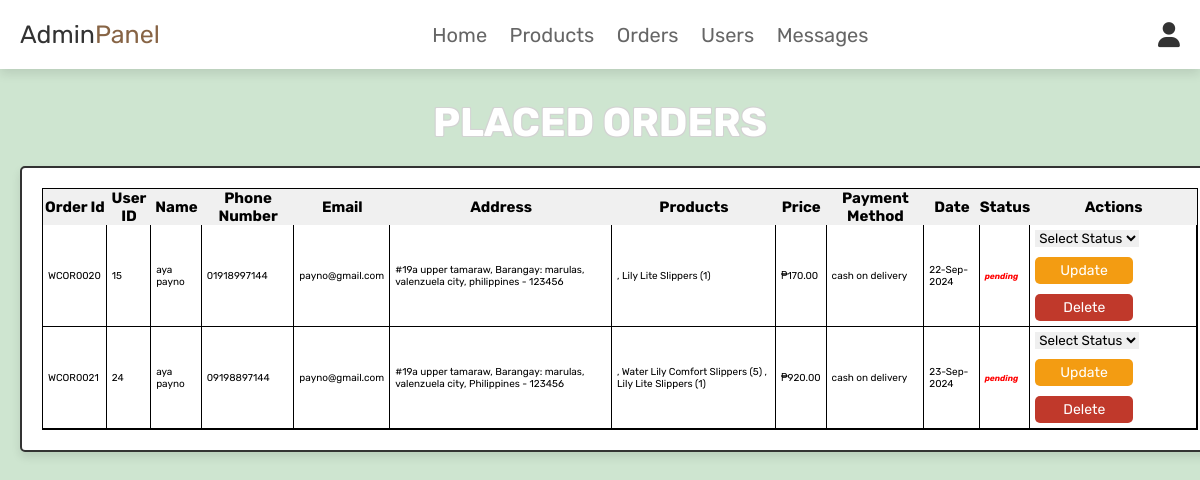
The app's page /admin_orders.php (signed in) with its own data.
### tables this page shows
CREATE TABLE IF NOT EXISTS `orders` (
  `id` int NOT NULL AUTO_INCREMENT,
  `user_id` int NOT NULL,
  `name` varchar(100) NOT NULL,
  `number` varchar(12) NOT NULL,
  `email` varchar(100) NOT NULL,
  `method` varchar(50) NOT NULL,
  `address` varchar(500) NOT NULL,
  `total_products` varchar(1000) NOT NULL,
  `total_price` int NOT NULL,
  `placed_on` varchar(50) NOT NULL,
  `payment_status` varchar(20) NOT NULL DEFAULT 'pending',
  PRIMARY KEY (`id`)
);

### admin_orders.php (the view, shortened to what this page needs)
<?php
@include 'config.php';
?>
<!DOCTYPE html>
<html lang="en">
<head>
   <link rel="stylesheet" href="https://cdnjs.cloudflare.com/ajax/libs/font-awesome/6.0.0/css/all.min.css">
   <link rel="stylesheet" href="https://cdn.datatables.net/2.1.8/css/dataTables.dataTables.css" />
   <link rel="stylesheet" href="css/admin_style.css">
</head>
<body>
<?php @include 'admin_header.php'; ?>
<section class="dashboard">
   <h3 class="title">Placed Orders</h3>
   <div class="box-container" style="width: 500%;">
      <div class="box">
         <table id="adminTable">
            <thead>
               <tr style="background: #f0f0f0;">
                  <td><h1>Order Id</h1></td>
                  <td><h1>User ID</h1></td>
                  <td><h1>Name</h1></td>
                  <td><h1>Phone Number</h1></td>
                  <td><h1>Email</h1></td>
                  <td><h1>Address</h1></td>
                  <td><h1>Products</h1></td>
                  <td><h1>Price</h1></td>
                  <td><h1>Payment Method</h1></td>
                  <td><h1>Date</h1></td>
                  <td><h1>Status</h1></td>
                  <td><h1>Actions</h1></td>
               </tr>
            </thead>
            <tbody>
               <?php
               $select_orders = mysqli_query($conn, "SELECT * FROM `orders`") or die('query failed');
               if(mysqli_num_rows($select_orders) > 0){
                  while($fetch_orders = mysqli_fetch_assoc($select_orders)){
               ?>
               <tr>
                  <td class="td-data">WCOR00<?= $fetch_orders['id'] ?></td>
                  <td class="td-data"><?= $fetch_orders['user_id'] ?></td>
                  <td class="td-data"><?= $fetch_orders['name'] ?></td>
                  <td class="td-data"><?= $fetch_orders['number'] ?></td>
                  <td class="td-data"><?= $fetch_orders['email'] ?></td>
                  <td class="td-data"><?= $fetch_orders['address'] ?></td>
                  <td class="td-data"><?= $fetch_orders['total_products'] ?></td>
                  <td class="td-data">₱<?= number_format($fetch_orders['total_price'], 2) ?></td>
                  <td class="td-data"><?= $fetch_orders['method'] ?></td>
                  <td class="td-data"><?= $fetch_orders['placed_on'] ?></td>
                  <td class="td-data">
                     <h5>
                        <?php
                           if ($fetch_orders['payment_status'] === 'pending') {
                              echo "<i style='color:red'>pending</i>";
                           } elseif ($fetch_orders['payment_status'] === 'processing') {
                              echo "<i style='color:orange'>processing</i>";
                           } elseif ($fetch_orders['payment_status'] === 'completed') {
                              echo "<i style='color:green'>completed</i>";
                           }
                        ?>
                     </h5>
                  </td>
                  <td class="td-data">
                     <form action="" method="post">
                     <select name="update_payment">
                        <option disabled selected>Select Status</option>
                     </select>
                     <input type="submit" name="update_order" value="Update" class="option-btn"
                           style="padding: 5px 25px; font-size: 14px;">
                     </form>
                     <a href="admin_orders.php?delete=<?= $fetch_orders['id'] ?>" class="delete-btn"
                        onclick="return confirm('Delete this order?');"
                        style="padding: 5px 28px; font-size: 14px;">Delete</a>
                  </td>
               </tr>
               <?php
                  }
               } else {
                  echo '<tr><td colspan="12" class="empty">No orders placed yet!</td></tr>';
               }
               ?>
            </tbody>
         </table>
      </div>
   </div>
</section>
</body>
</html>

### css/admin_style.css (style rules this page uses)
:root { --pink:#876445; --red:#c0392b; --orange:#f39c12; --black: #333; --white:#fff; --light-color:#666; --light-white:#ccc; --light-bg:#f5f5f5; --border:.2rem solid var(--black); --box-shadow:0 .5rem 1rem rgba(0,0,0,.1); }
* { font-family: 'Rubik', sans-serif; margin:0; padding:0; box-sizing: border-box; border:none; text-decoration: none; transition:all .2s linear; }
html { font-size: 62.5%; overflow-x: hidden; scroll-behavior: smooth; scroll-padding-top: 6.5rem; }
body { background-color: #CEE5D0; }
section { padding:3rem 2rem; }
.title { text-align: center; margin-bottom: 2rem; color:var(--white); text-transform: uppercase; font-size: 4rem; text-shadow: -1px -1px 0 lightgray, 1px -1px 0 lightgray, -1px 1px 0 lightgray, 1px 1px 0 lightgray; }
.btn, .delete-btn, .option-btn { display: inline-block; border-radius: .5rem; margin-top: 1rem; font-size: 1.8rem; color:var(--white); cursor: pointer; padding:1rem 3rem; text-transform: capitalize; }
.delete-btn { background-color: var(--red); }
.option-btn { background-color: var(--orange); }
.dashboard .box-container { display: grid; grid-template-columns: repeat(auto-fit, minmax(27rem, 1fr)); gap:1.5rem; align-items: flex-start; max-width: 1200px; margin: 0 auto; }
.dashboard .box-container .box { text-align: center; border:var(--border); background-color: var(--white); box-shadow: var(--box-shadow); padding:2rem; border-radius: .5rem; }

### admin_orders.php (style rules this page uses)
table { border-spacing: 0px; border: 1px solid black; width: 100%; }
.td-data { text-align: left; padding: 5px; border-right: 1px solid black; border-bottom: 1px solid black; }

### records on screen
orders: id "20", user "15", name "aya payno", number "01918997144", email "payno@gmail.com", address "#19a upper tamaraw, Barangay: marulas, valenzuela city, philippines - 123456", total_products ", Lily Lite Slippers (1)", total_price "170.00", method "cash on delivery", placed_on "22-Sep-2024", payment_status "pending"
orders: id "21", user "24", name "aya payno", number "09198897144", email "payno@gmail.com", address "#19a upper tamaraw, Barangay: marulas, valenzuela city, Philippines - 123456", total_products ", Water Lily Comfort Slippers (5) , Lily Lite Slippers (1)", total_price "920.00", method "cash on delivery", placed_on "23-Sep-2024", payment_status "pending"
